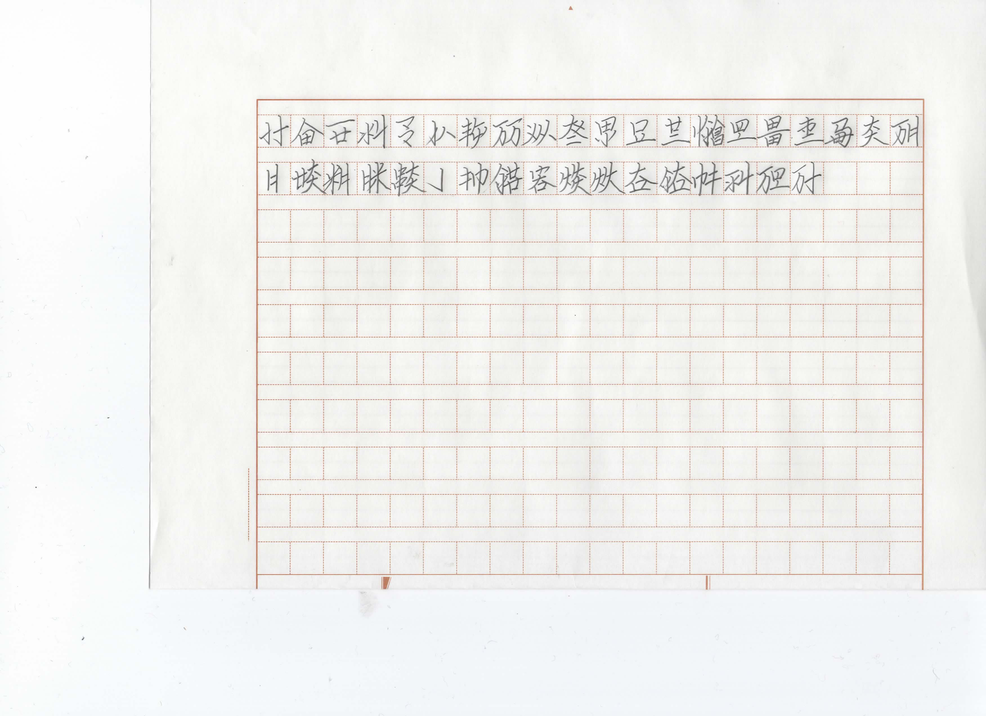
#> input picture 燐字表示10/img1.png, 986 x 716 px, shrunk from 3504 x 2544 before the run, found by its file name
$ python split.py
#> lines starting #> are read from the running program, lines starting #| are printed output that depends on the picture
from matplotlib.image import imread
import matplotlib.pyplot as plt
import numpy as np
linziList1 = [
	"互","文","","","","雪","夏","","","","","","春","","","","","","","","","","","","","定","","軟","豊","","","","","圧","","包","","","門","傷","棚","寝","綿","","少","反","","","血","","","","","琴","","煙","","耳","","","","","十","道","","","","","","","","","","","","","","","","","","","","","","","","","","近","","","","平","","欽","夘","布","械","函","","","岩","禦","","","疲","","耒","貓","","","柔","","","","聯","","","","","棉","箏","","","","","","","","","","","","","","","",""]


t1 = [[  2.48750000e+02,   8.14473684e+01,   8.33333333e-02],
 [  3.05000000e+02,  -1.05263158e-01,   1.16166667e+02]];


def main():
	foo('img1.png',linziList1,t1)

def foo(path,list_,t):
#> called with path = 'img1.png'
	A = imread(path)
#> A is the input picture: shape (716, 986, 4) float32; mean R, G, B, A 0.944, 0.944, 0.94, 1
	for i in range(len(list_)):
		save(t,A,int(i/20),i%20,list_[i]);
#> this loop made 13 passes
#> (I in save, J in save) on passes 2, 6, 7, 13: (330, 304), (655, 304), (737, 304), (1226, 303)
#> pass 1, in save, `B = A[J:J+81,I:I+85]`:
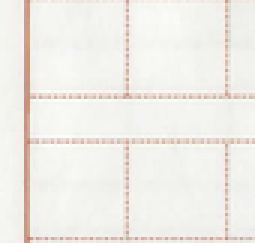
#> B: shape (81, 85, 4) float32 (shown 3 times larger); mean R, G, B, A 0.943, 0.933, 0.912, 1
#> pass 2, in save (call 2), `B = A[J:J+81,I:I+85]`:
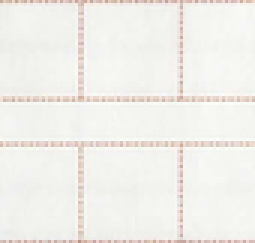
#> B: shape (81, 85, 4) float32 (shown 3 times larger); mean R, G, B, A 0.946, 0.94, 0.921, 1


# ith row, jth column
def save(t,A,i,j,name):
	if name == "":
		return
	I = int(t[0][0] + t[0][1]*j + t[0][2]*i)
	J = int(t[1][0] + t[1][1]*j + t[1][2]*i)
	B = A[J:J+81,I:I+85]
#> (the run stopped early here; a loop or call above may not have finished)
